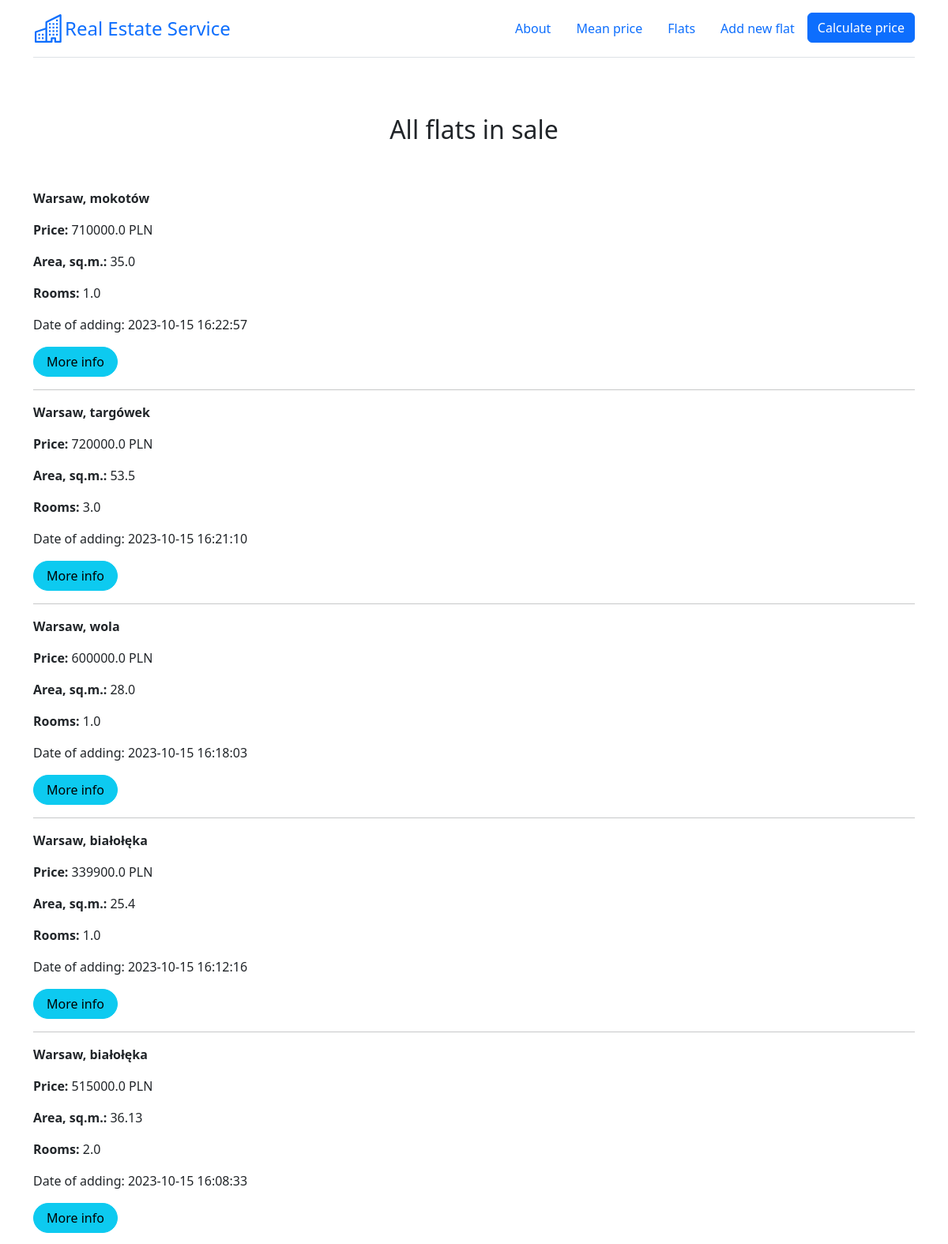
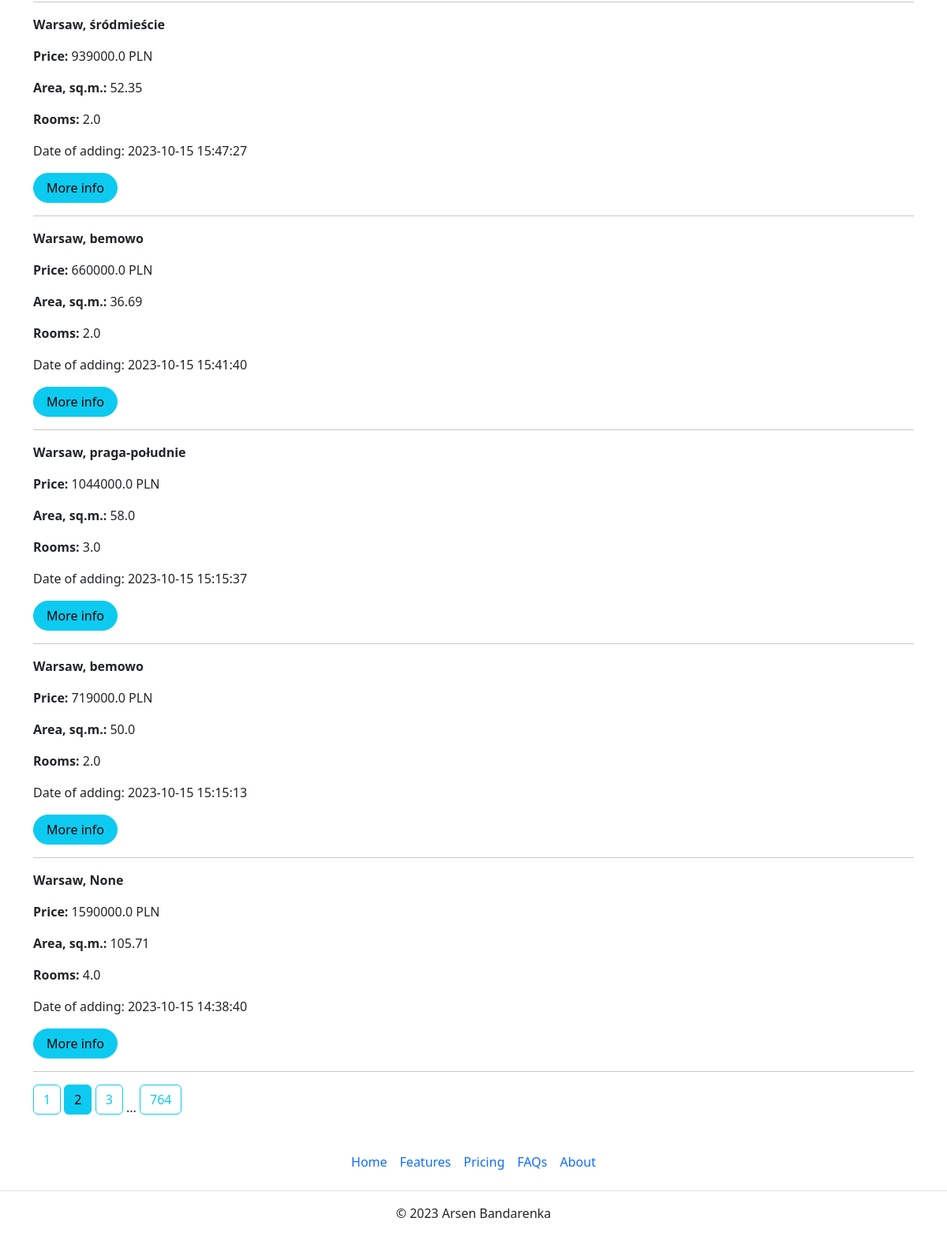
/flats?page=2, run on the app's committed database (2 pictures, top to bottom).
### app.py (models this page shows)
class Flat(db.Model):
    __tablename__ = "flats_load"
    __table_args__ = {'extend_existing': True}
    id = db.Column(db.Integer, primary_key=True, unique=True)
    district = db.Column(db.Text)
    street = db.Column(db.Text)
    price = db.Column(db.Float)
    area = db.Column(db.Float)
    rooms = db.Column(db.Integer)
    renovation = db.Column(db.Integer)
    floor = db.Column(db.Integer)
    market = db.Column(db.Integer)
    elevator = db.Column(db.Integer)
    balcony = db.Column(db.Integer)
    terrace = db.Column(db.Integer)
    garden = db.Column(db.Integer)
    central_heating = db.Column(db.Integer)
    seller = db.Column(db.Integer)
    blok = db.Column(db.Integer)
    parking = db.Column(db.Integer)
    publication_date = db.Column(db.DateTime, default=datetime.datetime.now())

### app.py (the view)
@app.route('/flats')
def show_flats():
    page = request.args.get('page', 1, type=int)
    flats = db.paginate(db.select(Flat).order_by(Flat.publication_date.desc()), page=page, per_page=10)
    return render_template('gpt_page.html', flats=flats, floor_dict=floor_dict)

### templates/gpt_page.html (shortened to what this page needs)
{% extends 'base.html' %}
{% block text_center %}<h2>All flats in sale</h2>{% endblock %}
{% block body %}
{% for flat in flats.items %}
    <p><strong>Warsaw, {{flat.district}}</strong></p>
    <p><strong>Price: </strong> {{flat.price}} PLN</p>
    <p><strong>Area, sq.m.: </strong> {{flat.area}}</p>
    <p><strong>Rooms: </strong> {{flat.rooms}}</p>
    <p>Date of adding: {{flat.publication_date}}</p>
    <a href="/flats/{{ flat.id }}" class="btn btn-info rounded-pill px-3">More info</a>
    <hr>
{% endfor %}
{% for page_num in flats.iter_pages(left_edge=1, left_current=1, right_current=1, right_edge=1) %}
{% if page_num %}
    {% if flats.page == page_num %}
    <a class="btn btn-info mb-4" href="{{ url_for('show_flats', page=page_num) }}">{{ page_num }}</a>
    {% else %}
    <a class="btn btn-outline-info mb-4" href="{{ url_for('show_flats', page=page_num) }}">{{ page_num }}</a>
    {% endif %}
{% else %}
...
{% endif %}
{% endfor %}
{% endblock %}

### data on the page
Flat: district "mokotów", price "710000.0", area "35.0", rooms "1.0", publication_date "2023-10-15 16:22:57"
Flat: district "targówek", price "720000.0", area "53.5", rooms "3.0", publication_date "2023-10-15 16:21:10"
Flat: district "wola", price "600000.0", area "28.0", rooms "1.0", publication_date "2023-10-15 16:18:03"
Flat: district "białołęka", price "339900.0", area "25.4", rooms "1.0", publication_date "2023-10-15 16:12:16"
Flat: district "białołęka", price "515000.0", area "36.13", rooms "2.0", publication_date "2023-10-15 16:08:33"
Flat: district "śródmieście", price "939000.0", area "52.35", rooms "2.0", publication_date "2023-10-15 15:47:27"
Flat: district "bemowo", price "660000.0", area "36.69", rooms "2.0", publication_date "2023-10-15 15:41:40"
Flat: district "praga-południe", price "1044000.0", area "58.0", rooms "3.0", publication_date "2023-10-15 15:15:37"
Flat: district "bemowo", price "719000.0", area "50.0", rooms "2.0", publication_date "2023-10-15 15:15:13"
Flat: district "None", price "1590000.0", area "105.71", rooms "4.0", publication_date "2023-10-15 14:38:40"

### other printed values
{{ page_num }} "1" "3" "764"
{{ page_num }} "2"
